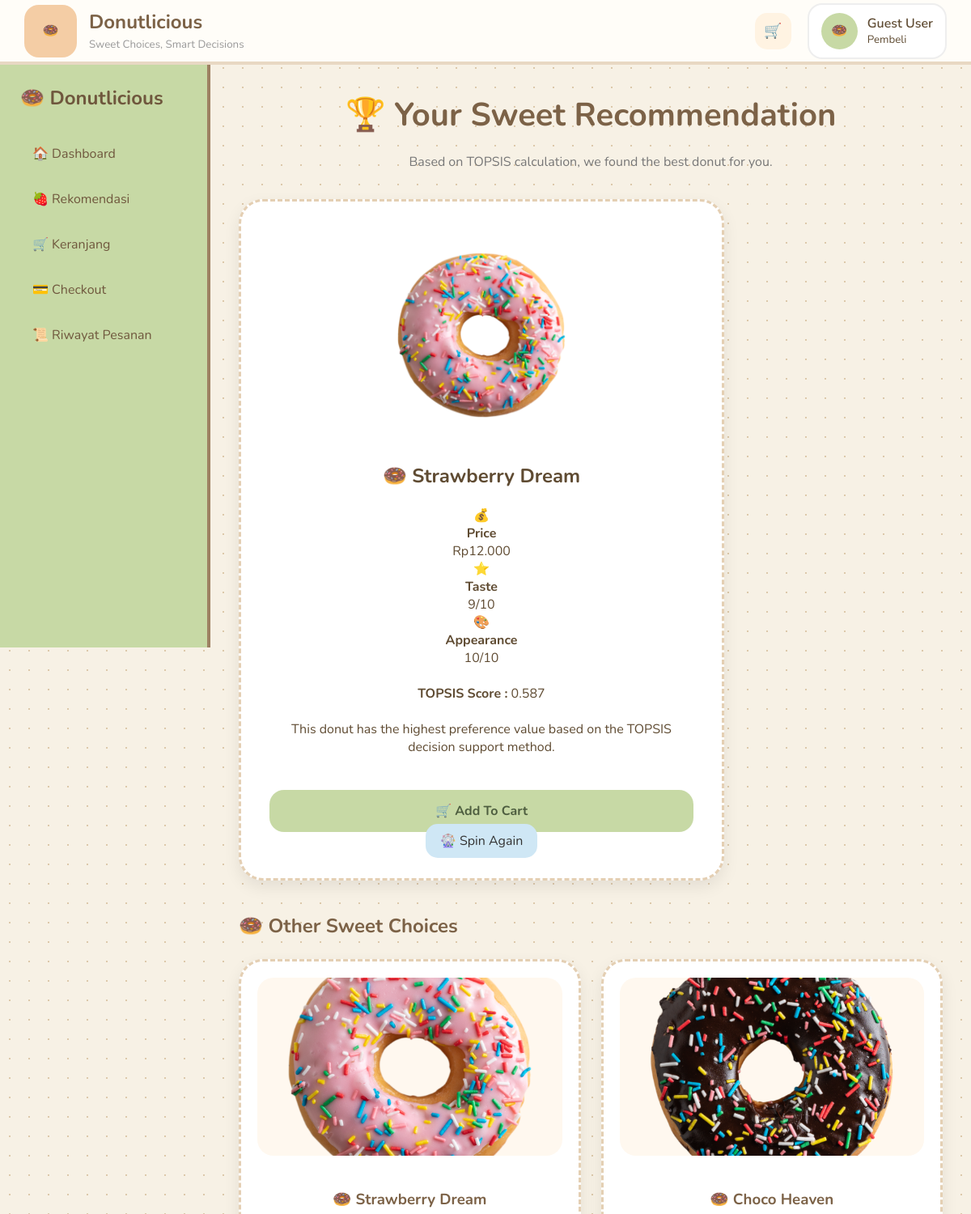
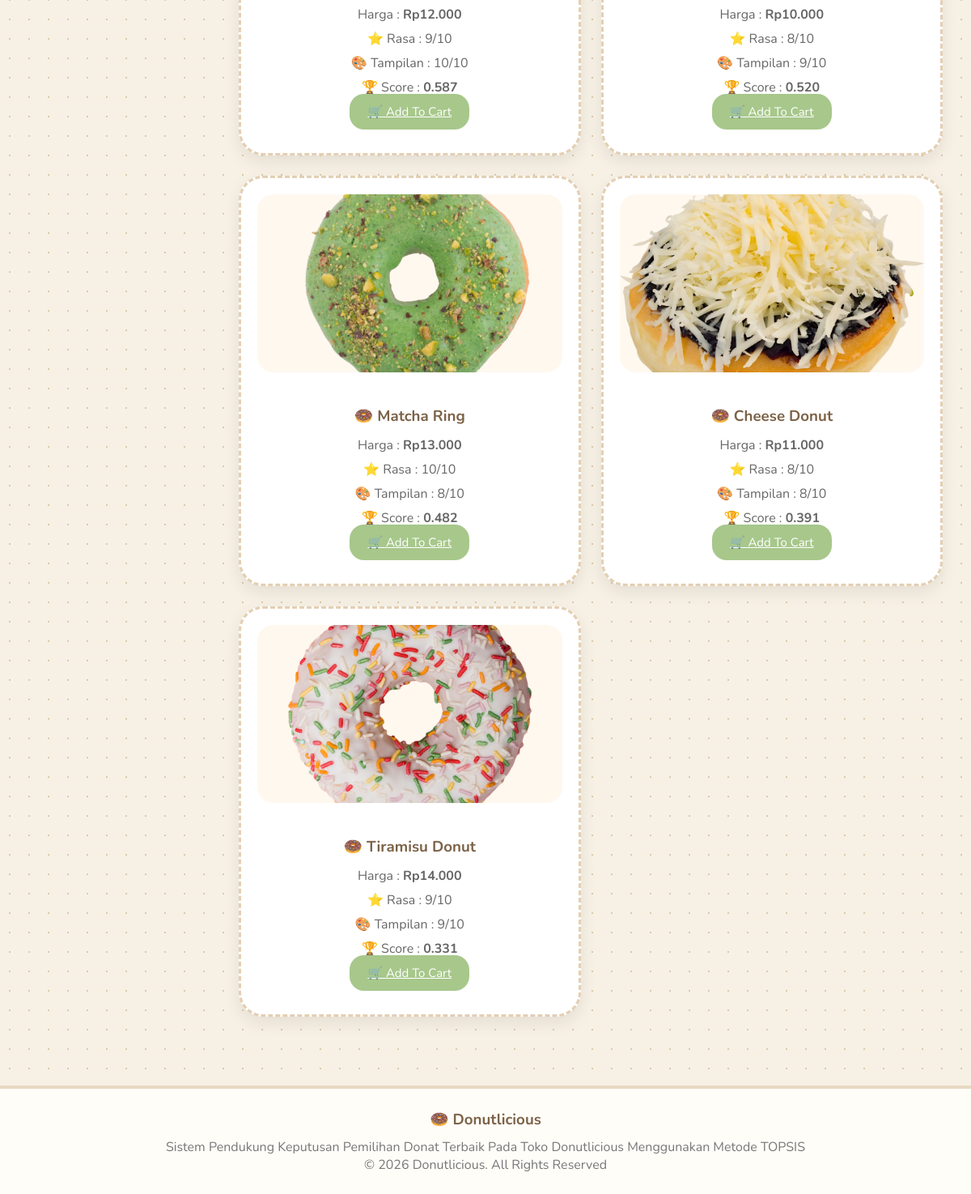
The page /pembeli/rekomendasi.php on the database its author committed (2 pictures, top to bottom).
### tables this page shows
CREATE TABLE `donat` (
  `id_donat` int(11) NOT NULL,
  `nama_donat` varchar(100) NOT NULL,
  `harga` int(11) NOT NULL,
  `rasa` int(11) NOT NULL,
  `tampilan` int(11) NOT NULL,
  `gambar` varchar(255) DEFAULT NULL,
  `score` double DEFAULT 0
);

### pembeli/rekomendasi.php (the view, shortened to what this page needs)
<?php
require_once __DIR__ . "/../config/koneksi.php";
$queryTerbaik = mysqli_query($conn,"
SELECT *
FROM donat
ORDER BY score DESC
LIMIT 1
");
$terbaik = mysqli_fetch_assoc($queryTerbaik);
$queryDonat = mysqli_query($conn,"
SELECT *
FROM donat
ORDER BY score DESC
");
?>
<!DOCTYPE html>
<html>
<head>
<link rel="stylesheet"
href="../assets/css/style.css">
</head>
<body>
<?php include "../components/navbar_pembeli.php"; ?>
<div class="main-wrapper">
<?php include "../components/sidebar_pembeli.php"; ?>
<div class="content">
<div class="recommend-header">
<h1>🏆 Your Sweet Recommendation</h1>
<p>
Based on TOPSIS calculation, we found the best donut for you.
</p>
</div>
<div class="winner-card">
<img
src="../assets/img/<?php echo $terbaik['gambar']; ?>"
style="width:260px;border-radius:25px;">
<br><br>
<h2>
🍩 <?php echo $terbaik['nama_donat']; ?>
</h2>
<br>
<div class="recommend-info">
<div class="info-box">
💰
<h4>Price</h4>
<p>
Rp<?= number_format($terbaik['harga'],0,",","."); ?>
</p>
</div>
<div class="info-box">
⭐
<h4>Taste</h4>
<p>
<?= $terbaik['rasa']; ?>/10
</p>
</div>
<div class="info-box">
🎨
<h4>Appearance</h4>
<p>
<?= $terbaik['tampilan']; ?>/10
</p>
</div>
</div>
<br>
<p>
<b>TOPSIS Score :</b>
<?= number_format($terbaik['score'],3); ?>
</p>
<br>
<p>
This donut has the highest preference value based on the TOPSIS decision support method.
</p>
<br>
<div class="recommend-action">
<a
href="tambah_keranjang.php?id=<?= $terbaik['id_donat']; ?>"
class="btn-checkout">
🛒 Add To Cart
</a>
<a
href="spinner.php"
class="btn-edit">
🎡 Spin Again
</a>
</div>
</div>
<h2 class="section-title">
🍩 Other Sweet Choices
</h2>
<div class="product-grid">
<?php while($d=mysqli_fetch_assoc($queryDonat)){ ?>
<div class="donut-card">
<img
src="../assets/img/<?php echo $d['gambar']; ?>">
<div class="donut-info">
<h3>
🍩 <?php echo $d['nama_donat']; ?>
</h3>
<p>
Harga :
<b>
Rp<?= number_format($d['harga'],0,",","."); ?>
</b>
</p>
<p>
⭐ Rasa :
<?= $d['rasa']; ?>/10
</p>
<p>
🎨 Tampilan :
<?= $d['tampilan']; ?>/10
</p>
<p>
🏆 Score :
<b>
<?= number_format($d['score'],3); ?>
</b>
</p>
<a
href="tambah_keranjang.php?id=<?= $d['id_donat']; ?>"
class="btn-primary">
🛒 Add To Cart
</a>
</div>
</div>
<?php } ?>
</div>
</div>
</div>
<?php include "../components/footer.php"; ?>
</body>
</html>

### components/navbar_pembeli.php
<nav class="top-navbar">
    <div class="nav-left">
        <div class="logo-box">
            🍩
        </div>
        <div>
            <h2>Donutlicious</h2>
            <small>Sweet Choices, Smart Decisions</small>
        </div>
    </div>
    <div class="nav-right">
        <button class="notif-btn">
            🛒
        </button>
        <div class="user-profile">
            <div class="avatar">
                🍩
            </div>
            <div class="user-info">
                <span class="username">Guest User</span>
                <small>Pembeli</small>
            </div>
        </div>
    </div>
</nav>

### components/sidebar_pembeli.php
<div class="sidebar">
<h2>🍩 Donutlicious</h2>
<ul>
<li><a href="dashboard.php">🏠 Dashboard</a></li>
<li><a href="rekomendasi.php">🍓 Rekomendasi</a></li>
<li><a href="keranjang.php">🛒 Keranjang</a></li>
<li><a href="checkout.php">💳 Checkout</a></li>
<li><a href="riwayat_pesanan.php">📜 Riwayat Pesanan</a></li>
</ul>
</div>

### components/footer.php
<footer class="footer">
    <div class="footer-content">
        <h3>🍩 Donutlicious</h3>
        <p>
            Sistem Pendukung Keputusan Pemilihan Donat Terbaik
            Pada Toko Donutlicious Menggunakan Metode TOPSIS
        </p>
        <p>
            © 2026 Donutlicious. All Rights Reserved
        </p>
    </div>
</footer>

### assets/css/style.css (style rules this page uses)
* { margin:0; padding:0; box-sizing:border-box; font-family:'Nunito',sans-serif; }
body { background:#f7f1e5; background-image: radial-gradient(#dcc8aa 1px, transparent 1px); background-size:24px 24px; color:#5f4b32; }
.top-navbar { height:80px; background:#fffdf8; display:flex; justify-content:space-between; align-items:center; padding:0 30px; border-bottom:4px solid #e8d8c3; position:sticky; top:0; z-index:999; }
.nav-left { display:flex; align-items:center; gap:15px; }
.logo-box { width:65px; height:65px; background:#f4cda5; display:flex; justify-content:center; align-items:center; border-radius:18px; overflow:hidden; }
.nav-left h2 { color:#7c6247; }
.nav-left small { color:#999; }
.nav-right { display:flex; align-items:center; gap:20px; }
.notif-btn { width:45px; height:45px; border:none; border-radius:15px; background:#fff3e2; font-size:18px; }
.user-profile { display:flex; align-items:center; gap:12px; background:white; padding:10px 15px; border-radius:18px; border:2px solid #eee; }
.avatar { width:45px; height:45px; background:#c7d9a5; display:flex; justify-content:center; align-items:center; border-radius:50%; }
.user-info { display:flex; flex-direction:column; }
.username { font-weight:600; }
.main-wrapper { display:flex; min-height:calc(100vh - 80px); }
.content { flex:1; padding:35px; }
.content h1 { margin-bottom:20px; color:#7c6247; }
.sidebar { width:260px; background:#c7d9a5; padding:25px; border-right:4px solid #9d8162; position:sticky; top:80px; height:calc(100vh - 80px); overflow-y:auto; }
.sidebar h2 { margin-bottom:30px; color:#6f573d; }
.sidebar ul { list-style:none; }
.sidebar li { margin-bottom:10px; }
.sidebar a { display:block; padding:12px 15px; text-decoration:none; color:#6f573d; font-size:16px; border-radius:15px; transition:.3s; }
.winner-card { background:white; padding:35px; border-radius:30px; border:3px dashed #e4cfb3; text-align:center; max-width:500px; }
.section-title { margin-top:40px; margin-bottom:20px; color:#7c6247; }
.donut-card { background:white; padding:20px; border-radius:25px; border:3px dashed #e4cfb3; text-align:center; transition:.3s; }
.donut-card img { width:100%; height:180px; object-fit:cover; border-radius:20px; margin-bottom:15px; }
.donut-card h3 { color:#7c6247; margin-bottom:5px; }
.winner-card { max-width:600px; background:white; padding:35px; border-radius:30px; border:3px dashed #e4cfb3; text-align:center; margin-top:30px; box-shadow:0 8px 20px rgba(0,0,0,.08); }
.btn-primary { background:#a7c78b; color:white; padding:12px 22px; border-radius:18px; font-size:15px; }
.product-grid { display:grid; grid-template-columns:repeat(auto-fill,minmax(280px,1fr)); gap:25px; margin-top:25px; }
.donut-card { background:white; border-radius:30px; overflow:hidden; box-shadow:0 8px 20px rgba(0,0,0,.08); transition:.3s; }
.donut-card img { width:100%; height:220px; object-fit:cover; background:#fff8ef; }
.donut-info { padding:20px; }
.donut-info h3 { margin-bottom:12px; color:#7c6247; }
.donut-info p { margin-bottom:8px; color:#666; }
.btn-edit { text-decoration:none; background:#cfe7f5; padding:10px 18px; border-radius:15px; color:#333; }
.recommend-header { text-align:center; margin-bottom:35px; }
.recommend-header h1 { font-size:40px; color:#7c6247; }
.recommend-header p { color:#777; }
.btn-checkout { display:block; margin-top:20px; text-align:center; padding:15px; background:#c7d9a5; color:#4d5d3f; text-decoration:none; border-radius:18px; font-weight:700; }
.footer { margin-top:50px; padding:25px; background:#fffdf8; border-top:4px solid #e8d8c3; text-align:center; }
.footer h3 { color:#7c6247; margin-bottom:10px; }
.footer p { color:#777; }

### rows shown on the page
donat: gambar (picture), nama_donat "Strawberry Dream", harga "12.000", rasa "9", tampilan "10", score "0.587"
donat: gambar (picture), nama_donat "Choco Heaven", harga "10.000", rasa "8", tampilan "9", score "0.520"
donat: gambar (picture), nama_donat "Matcha Ring", harga "13.000", rasa "10", tampilan "8", score "0.482"
donat: gambar (picture), nama_donat "Cheese Donut", harga "11.000", rasa "8", tampilan "8", score "0.391"
donat: gambar (picture), nama_donat "Tiramisu Donut", harga "14.000", rasa "9", tampilan "9", score "0.331"
